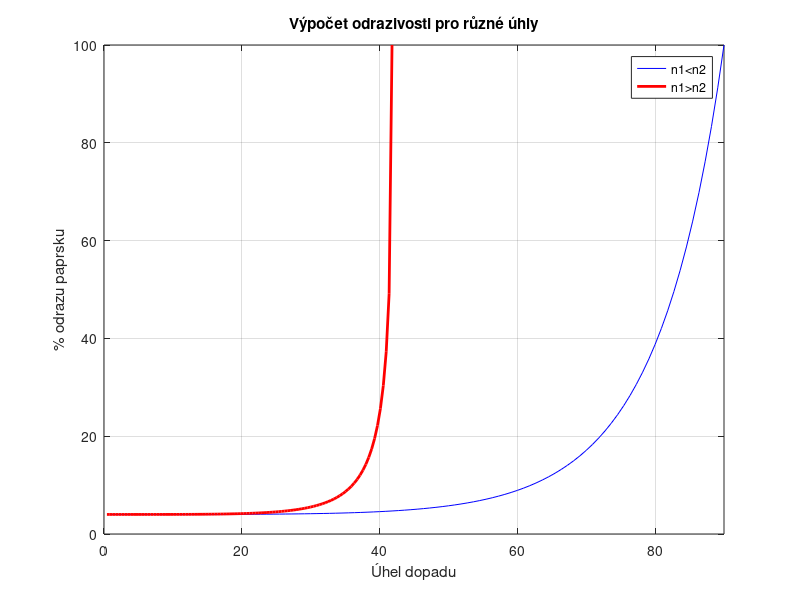

Write MATLAB code to recreate this figure.
clc; clear ; format long g
n1=1; n2=1.5;
eps1=linspace(0,pi/2,100);
eps2=asin((sin(eps1)*n1)/n2);
epsp=eps1+eps2; epsm=eps1-eps2;
S1=sin(epsm).^2; S2=sin(epsp).^2;
T1=tan(epsm).^2; T2=tan(epsp).^2;
R=1/2*(S1./S2+T1./T2);
R1=R*100;
epsd=eps1/pi*180;

n3=1.5; n4=1;
eps3=linspace(0,0.7297276562,100);
eps4=asin(sin((eps3))*n3/n4);
epsp1=eps3+eps4; epsm1=eps3-eps4;
S3=sin(epsm1).^2; S4=sin(epsp1).^2;
T3=tan(epsm1).^2; T4=tan(epsp1).^2;
R2=1/2*(S3./S4+T3./T4);
R3=R2*100;
epsd1=eps3/pi*180;

figure(1)
plot(epsd,R1,'b-',epsd1,R3,'r-','LineWidth',2)
ylabel('% odrazu paprsku')
xlabel('Úhel dopadu')
title('Výpočet odrazivosti pro různé úhly')
grid on
legend('n1<n2','n1>n2')
xlim([0 90]); ylim([0 100]);
